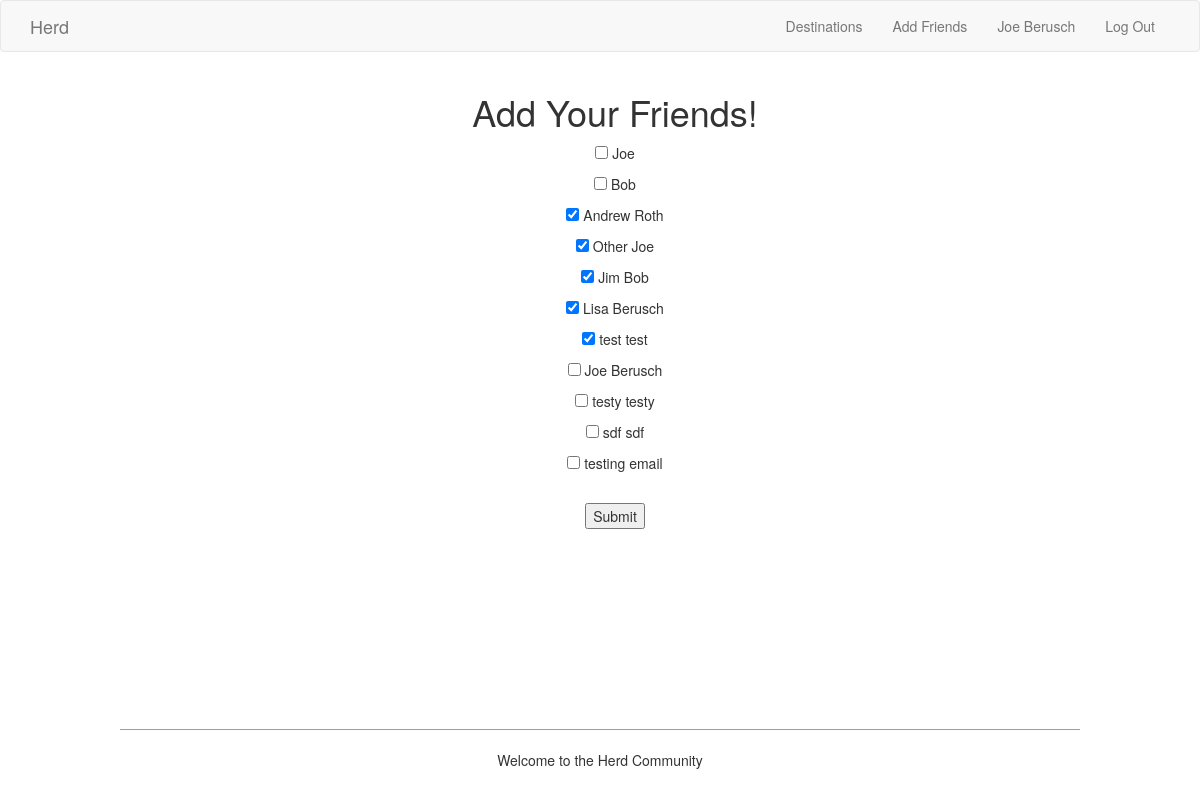
/add_friends (signed in), run on the app's committed database.
### app/models.py (models this page shows, shortened)
class User(UserMixin, db.Model):
    __tablename__ = 'users'
    user_id = db.Column(db.Integer, primary_key=True)
    username = db.Column(db.String(80), index=True, unique=True)
    name = db.Column(db.String(120))
    email = db.Column(db.String(120), index=True, unique=True)
    region = db.Column(db.String(50), index=True)
    destinations = db.relationship('Association', back_populates='user')
    friends = db.relationship('User',
        secondary=friendship_identifier,
        primaryjoin= user_id == friendship_identifier.c.user_id,
        secondaryjoin= user_id == friendship_identifier.c.friend_id)
    def get_id(self):
        return self.user_id

### app/routes.py (the view, shortened to what this page needs)
@app.route('/add_friends', methods=['GET', 'POST'])
@login_required
def add_friends():
    users = User.query.all()
    users = filter(lambda u: u.user_id != current_user.user_id, users)
    return render_template('add_friends.html', users=users,
                            current_friends=current_user.friends if current_user.friends else [])

### app/models.py (called while the page is built)
@login.user_loader
def load_user(id):
    return User.query.get(int(id))

### app/templates/add_friends.html
{% extends "base.html" %}
{% block app_content %}
<div class="container">
    <h1>Add Your Friends!</h1>
    <form method="POST" action="">
        {% for u in users %}
            <p><input type="checkbox" value="{{ u.user_id }}" name="friend_checkbox" {{ 'checked' if u in current_friends else '' }}> {{ u.name }}</input></p>
        {% endfor %}
        <br />
        <button type="submit">Submit</button>
    </form>
</div>
{% endblock %}

### app/templates/base.html (shortened to what this page needs)
{% extends 'bootstrap/base.html' %}
{% block navbar %}
    <nav class="navbar navbar-default">
        <div class="container">
            <div class="navbar-header">
                <a class="navbar-brand" href="{{ url_for('index') }}">Herd</a>
            </div>
            <div class="collapse navbar-collapse" id="bs-example-navbar-collapse-1">
                <ul class="nav navbar-nav navbar-right">
                    <li><a href="{{ url_for('list') }}">Destinations</a></li>
                    <li><a href="{{ url_for('add_friends') }}">Add Friends</a></li>
                    {% if current_user.is_authenticated %}
                    <li><a href="{{ url_for('user', username=current_user.username) }}">{{ current_user.name }}</a></li>
                    <li><a href="{{ url_for('logout') }}">Log Out</a></li>
                    {% else %}
                    <li><a href="{{ url_for('login') }}">Login</a></li>
                    <li><a href="{{ url_for('signup') }}">Sign Up</a></li>
                    {% endif %}
                </ul>
            </div>
        </div>
    </nav>
{% endblock %}
{% block content %}
    <link rel= "stylesheet" type= "text/css" href= "{{ url_for('static',filename='styles/base.css') }}">
    <div class="container text-center">
    {% block app_content %}{% endblock app_content %}
    <br />
    </div>
    {% block footer %}
    <div class="footer">
        <hr style="width: 80%; border-top: 1px solid darkorange;"/>
        <div class="text-center">
            <p>Welcome to the Herd Community</p>
        </div>
    <br />
    {% endblock footer %}
{% endblock content %}

### app/templates/base.html (style rules this page uses)
html { position: relative; min-height: 100%; }
body { margin-bottom: 91px; }
.footer { position: absolute; bottom: 0; width: 100%; height: 91px; }

### data on the page
User: name "Joe Berusch"
User: name "Joe"
User: name "Bob"
User: name "Andrew Roth"
User: name "Other Joe"
User: name "Jim Bob"
User: name "Lisa Berusch"
User: name "test test"
User: name "Joe Berusch"
User: name "testy testy"
User: name "sdf sdf"
User: name "testing email"
